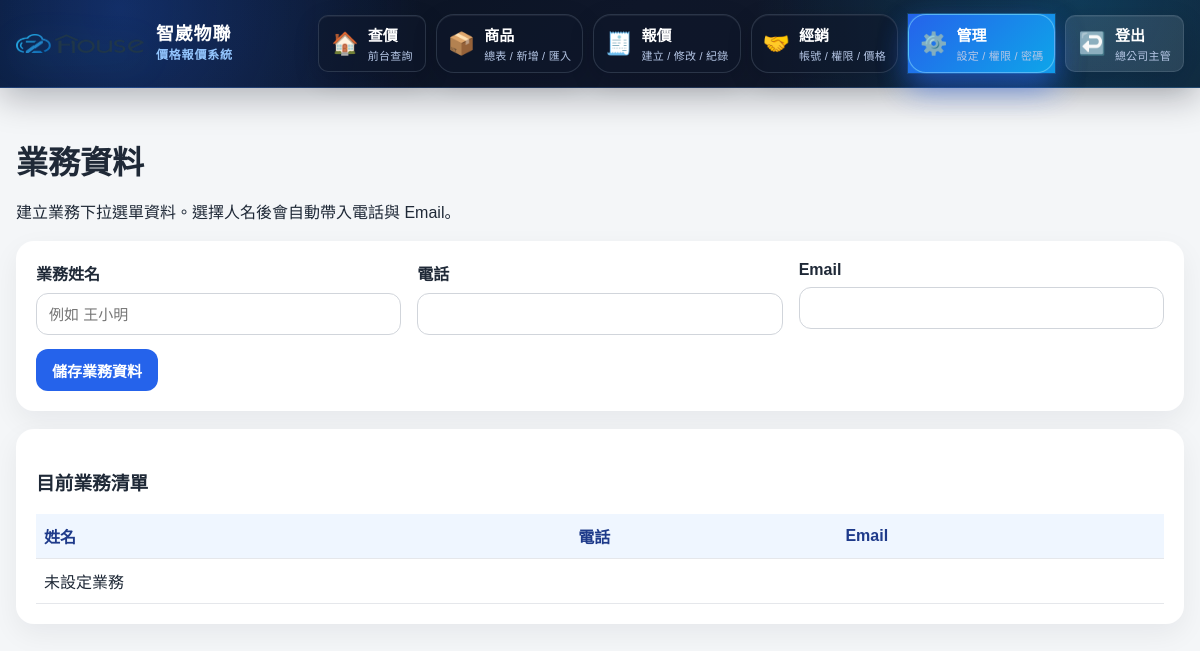
The page /admin/sales (signed in) on the database as committed earlier.
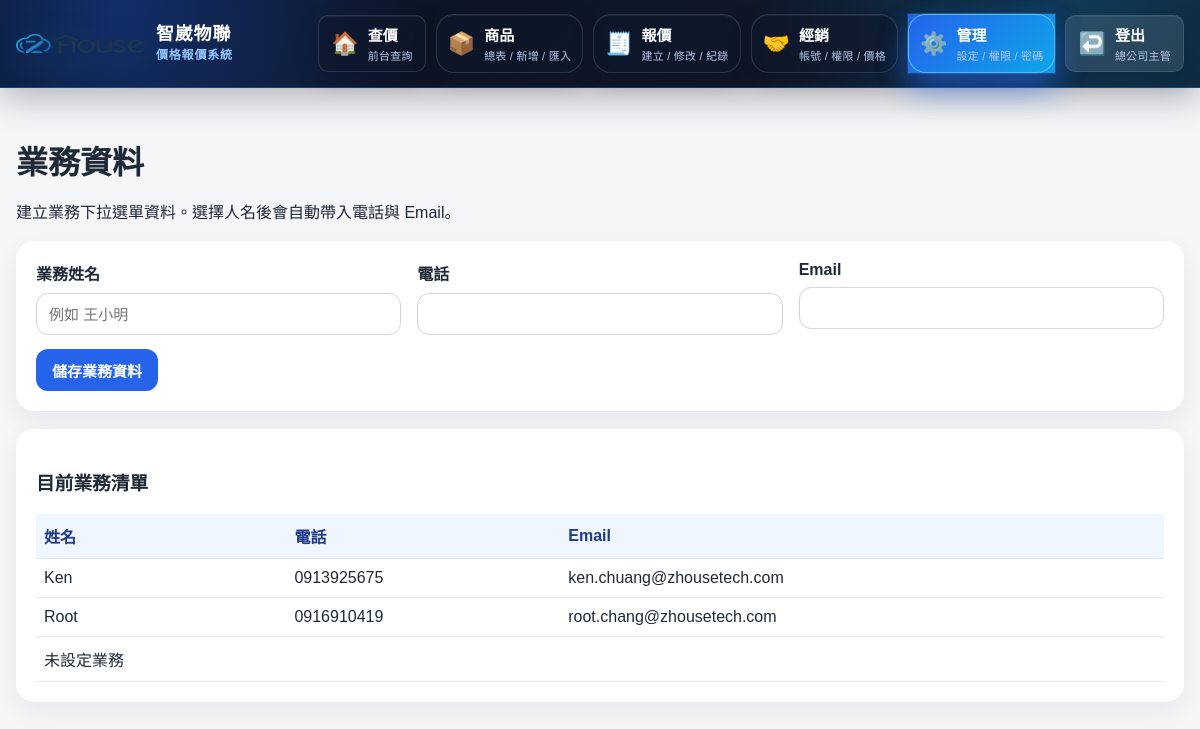
The same page on the database as committed later.
### app/models.py (models this page shows)
class SalesPerson(Base):
    __tablename__ = "sales_people"
    id = Column(Integer, primary_key=True, index=True)
    name = Column(String(255), unique=True, nullable=False)
    phone = Column(String(100), nullable=True)
    email = Column(String(255), nullable=True)
    created_at = Column(DateTime, default=datetime.utcnow, nullable=False)
    updated_at = Column(DateTime, default=datetime.utcnow, nullable=False)

### app_flask.py (the view, shortened to what this page needs)
@flask_app.route('/admin/sales', methods=['GET', 'POST'])
@require_internal_permission('all')
def admin_sales_page():
    db = db_session()
    try:
        message = None
        rows = db.query(models.SalesPerson).order_by(models.SalesPerson.name).all()
        return render_template('sales_admin.html', rows=rows, message=message)
    finally:
        db.close()

### app_flask.py (called while the page is built)
def current_internal_user(db=None):
    user_id = session.get('internal_user_id')
    if not user_id:
        return None
    close_db = False
    if db is None:
        db = db_session()
        close_db = True
    try:
        return db.query(models.InternalUser).filter(models.InternalUser.id == user_id).first()
    finally:
        if close_db:
            db.close()

def is_internal_logged_in():
    return bool(session.get('internal_user_id') or session.get('internal_auth'))

def internal_has_permission(permission: str, db=None) -> bool:
    user = current_internal_user(db)
    if user:
        role = (user.role or 'quote_only').strip()
        perms = INTERNAL_ROLE_PERMISSIONS.get(role, {})
        if perms.get('all'):
            return True
        return bool(perms.get(permission))
    return bool(session.get('internal_auth'))

def db_session():
    return SessionLocal()

### app/templates/sales_admin.html (shortened to what this page needs)
{% extends "base.html" %}
{% block content %}
<div class="page-header">
    <h1>業務資料</h1>
    <p>建立業務下拉選單資料。選擇人名後會自動帶入電話與 Email。</p>
</div>
<div class="card">
    <form method="post">
        <div class="grid-3-lower">
            <div><label>業務姓名</label><input type="text" name="name" required placeholder="例如 王小明"></div>
            <div><label>電話</label><input type="text" name="phone"></div>
            <div><label>Email</label><input type="text" name="email"></div>
        </div>
        <div class="button-row" style="margin-top:14px;"><button type="submit">儲存業務資料</button></div>
    </form>
</div>
<div class="card">
    <h3>目前業務清單</h3>
    <table class="table">
        <thead><tr><th>姓名</th><th>電話</th><th>Email</th></tr></thead>
        <tbody>
            {% for r in rows %}
            <tr><td>{{ r.name }}</td><td>{{ r.phone or '' }}</td><td>{{ r.email or '' }}</td></tr>
            {% endfor %}
        </tbody>
    </table>
</div>
{% endblock %}

Rows that differ between the two databases and show on the page:
added SalesPerson: name "Ken", phone "0913925675", email "ken.chuang@zhousetech.com"
added SalesPerson: name "Root", phone "0916910419", email "root.chang@zhousetech.com"
